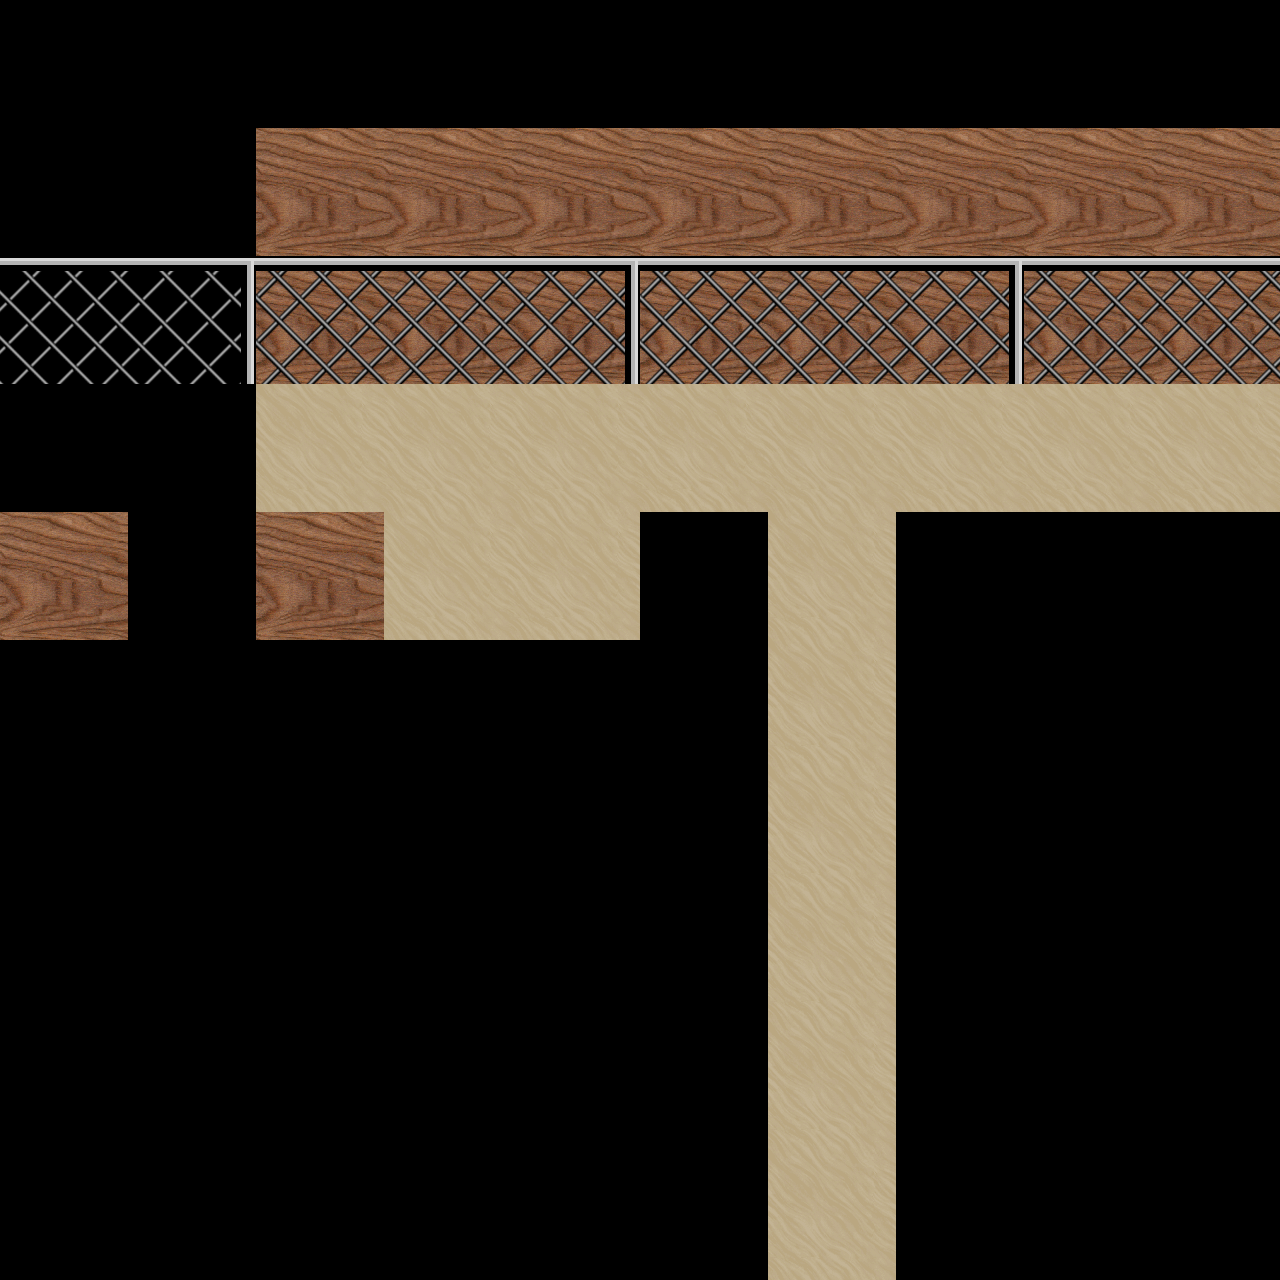

Below is a game level as drawn by its tile map, then a one-line description and the .tmx that defines it (tile-layer data replaced by summaries):
An orthogonal 10x10 tile map with 128x128 px tiles, 2 tile layers (background, fence), 2 tilesets.

<map version="1.0" orientation="orthogonal" width="10" height="10" tilewidth="128" tileheight="128">
 <tileset firstgid="1" name="fence2" tilewidth="128" tileheight="128" spacing="2">
  <image source="fence.png" width="512" height="512" />
 </tileset>
 <tileset firstgid="10" name="test_tileset" tilewidth="128" tileheight="128">
  <image source="test_tileset.png" width="256" height="256" />
 </tileset>
 <layer name="background" width="10" height="10">
  <data>[100 cells, 34 non-empty, 2 distinct tile ids]</data>
 </layer>
 <layer name="fence" width="10" height="10">
  <data>[100 cells, 10 non-empty, 3 distinct tile ids]</data>
 </layer>
</map>
